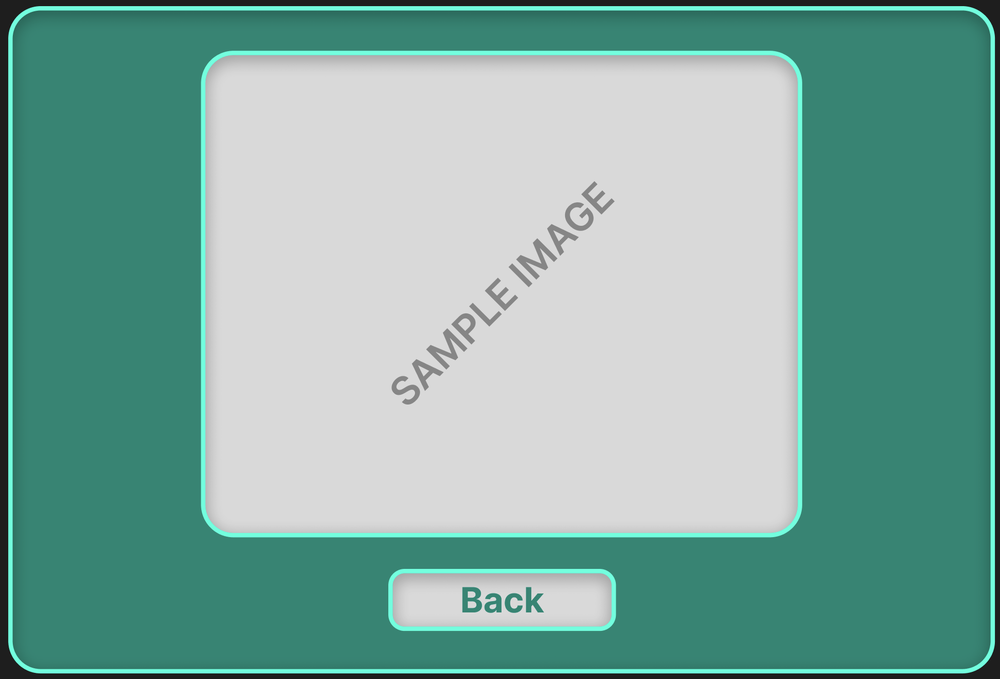
#> input picture designs/scan_cam_image_taken.png, 1000 x 679 px, shrunk from 1952 x 1326 before the run
$ python -i ocr.py   (imports and definitions only)
#> lines starting #> are read from the running program, lines starting #| are printed output that depends on the picture; after the words box and inside, x2 and y2 are one past the last pixel; in counts of white or black regions, pixels touching at a corner belong together
### modules/faceDetect.py
import pathlib

import cv2
import numpy as np
from cv2 import Mat

cascade_path = (
    pathlib.Path(cv2.__file__).parent.absolute()
    / "data/haarcascade_frontalface_default.xml"
)

clf = cv2.CascadeClassifier(str(cascade_path))


class CV2Image(Mat):
    """A wrapper for cv2 images use for type hinting"""


def load_image(image_path: str = None, image_bytes: bytes = None) -> CV2Image:
    """Returns the image at the given path

    __Summary__

    This function uses the cv2.imread function to load an image.
    The function returns the image as a CV2Image.

    __Args__

    image_path: str
        The path to the image

    __Returns__

    CV2Image
        The image at the given path

    __Example__

    >>> load_image("image.jpg")
    <CV2Image>
    """
#> called with image_path = '../designs/scan_cam_image_taken.png'

    if not image_path and not image_bytes:
        raise ValueError("Either image_path or image_bytes must be provided")

    if image_bytes:
        if isinstance(image_bytes, str):
            image_bytes = image_bytes.encode()
        return cv2.imdecode(np.frombuffer(image_bytes, np.uint8), -1)

    return cv2.imread(image_path)
#> returned value is the input picture: shape (679, 1000, 3); mean B, G, R 158.4, 168, 125.2


# [127 lines left out: functions draw_face_box, detect_face, is_same_person, not called in this run]

### modules/ocr.py
import cv2
import numpy as np
import pytesseract

from modules.faceDetect import load_image


def process_image(image_path_or_bytes) -> np.ndarray:
    """
    __Summary__

    Preprocess the image to improve the accuracy of the OCR

    __Arguments__

    * image_path (str): The path to the image to preprocess

    __Returns__

    * np.ndarray: The preprocessed image
    """

    # load the image
    if isinstance(image_path_or_bytes, bytes):
        img = load_image(image_bytes=image_path_or_bytes)
    else:
        img = load_image(image_path_or_bytes)

    # convert the image to grayscale
    gray = cv2.cvtColor(img, cv2.COLOR_BGR2GRAY)
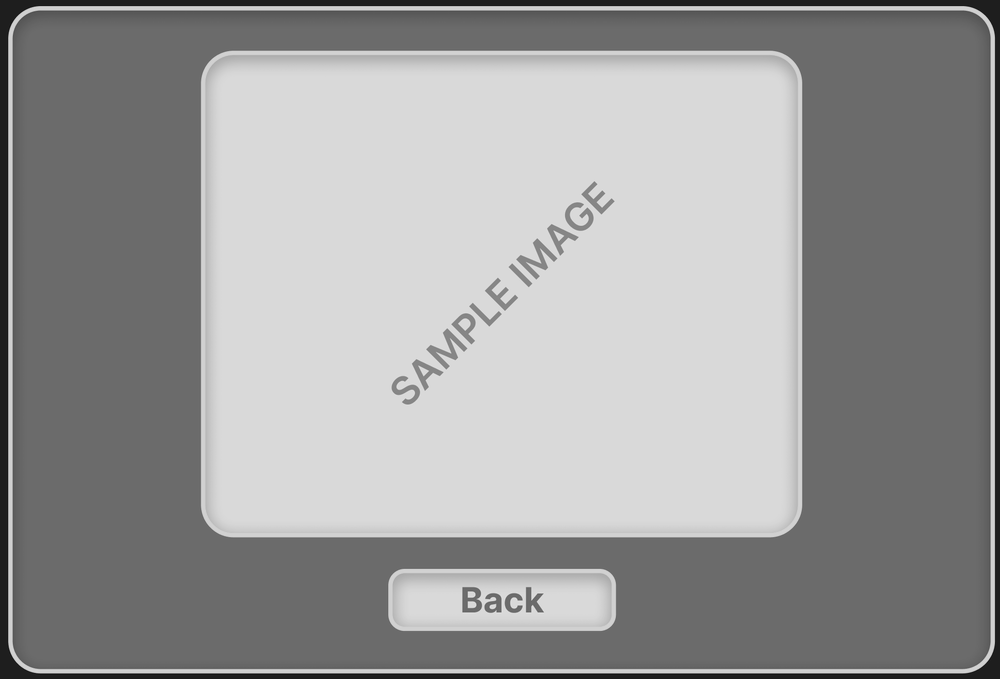
#> gray: shape (679, 1000); min 17, max 231, mean 153.9

    # apply image thresholding to enhance the contrast of the text
    threshold_result = cv2.adaptiveThreshold(
        gray, 255, cv2.ADAPTIVE_THRESH_GAUSSIAN_C, cv2.THRESH_BINARY_INV, 11, 2
    )
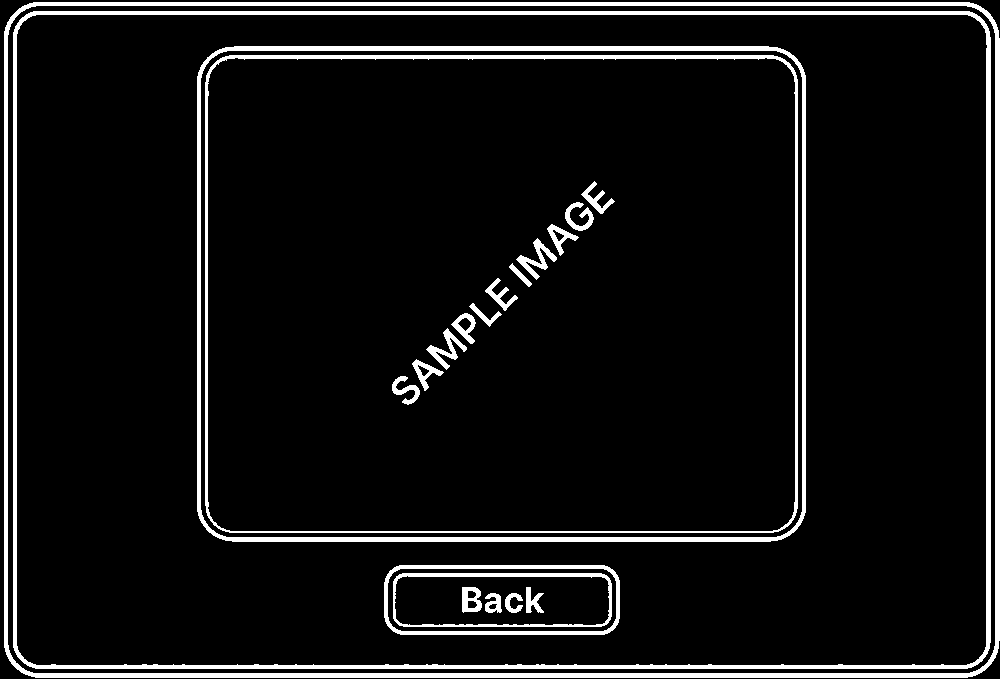
#> threshold_result: shape (679, 1000); 7.8% white; 21 white regions, largest, box (x1, y1, x2, y2) and area: (4, 2, 1000, 678) 14697, (13, 11, 991, 669) 13588, (197, 46, 806, 542) 9631

    try:
        _, img_threshold = threshold_result
    except ValueError:
        img_threshold = threshold_result

    # apply image sharpening to improve the clarity of the text
    kernel = np.array([[-1, -1, -1], [-1, 9, -1], [-1, -1, -1]])

    # apply noise removal to eliminate any unwanted elements from the image
    sharp = cv2.filter2D(img_threshold, -1, kernel)

    # save the preprocessed image
    denosied = cv2.fastNlMeansDenoising(sharp, None, 10, 7, 21)

    # save the preprocessed image
    cv2.imwrite("picture_preprocessed.jpg", denosied)
    return denosied


def read_text(image_path_or_bytes) -> list[str]:
    """
    __Summary__

    Read the text from the preprocessed image

    __Arguments__

    * image_path (str): The path to the preprocessed image

    __Returns__

    * list[str]: The text from the image
    """
    # use Tesseract to process the preprocessed image and extract the text
    text = pytesseract.image_to_string(image_path_or_bytes)
    return text

>>> result = process_image('../designs/scan_cam_image_taken.png')

$ run again, on designs/age_check_login.png
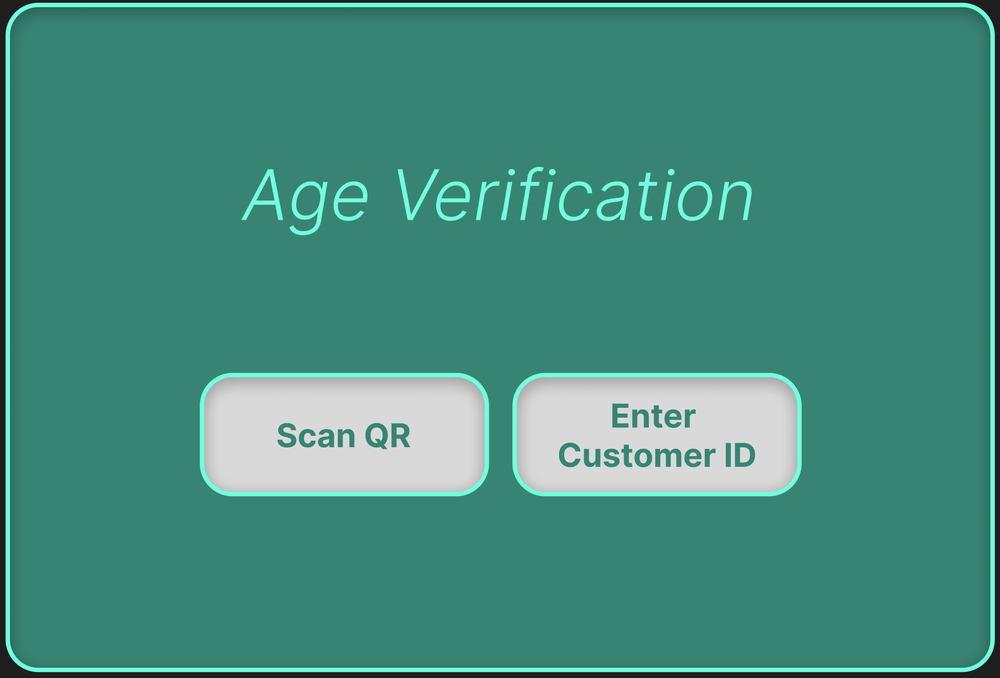
#> input picture designs/age_check_login.png, 1000 x 678 px, shrunk from 1948 x 1320 before the run
#> in load_image, returned value is the input picture: shape (678, 1000, 3); mean B, G, R 124.8, 140.4, 70.7
#> in process_image, `gray = cv2.cvtColor(img, cv2.COLOR_BGR2GRAY)`:
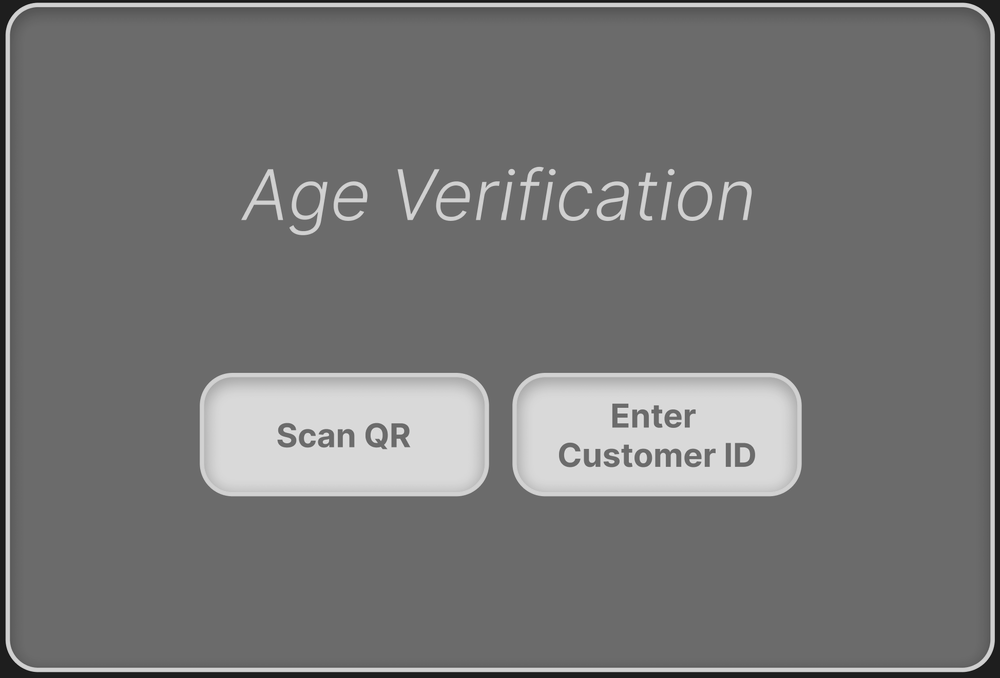
#> gray: shape (678, 1000); min 17, max 234, mean 117.5
#> in process_image, `threshold_result = cv2.adaptiveThreshold( gray, 255, cv2.ADAPTIVE_THRE..`:
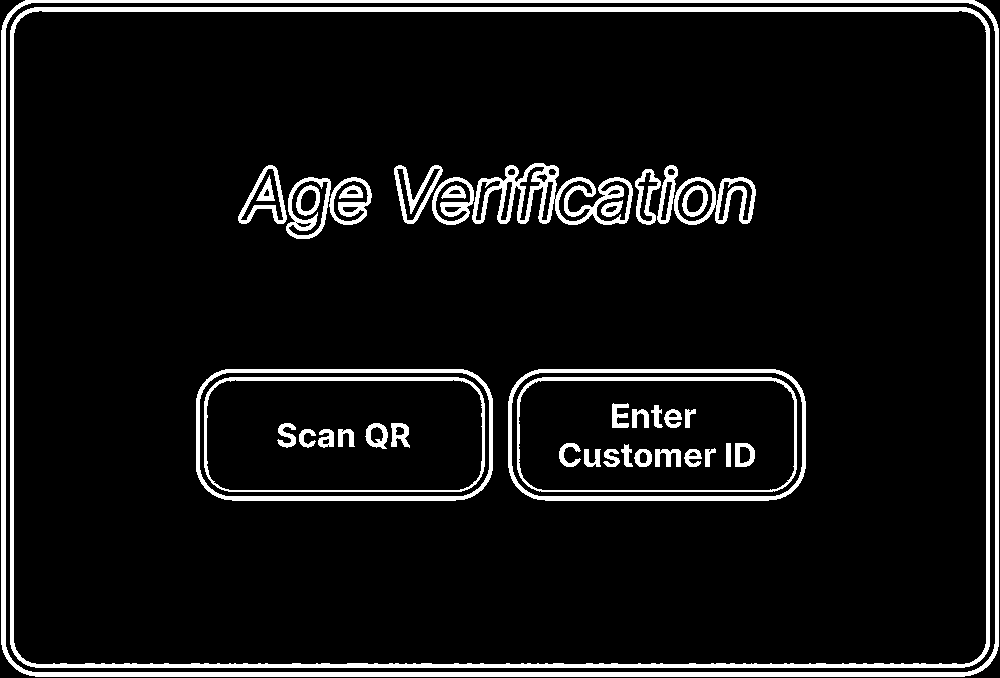
#> threshold_result: shape (678, 1000); 8.2% white; 42 white regions, largest, box (x1, y1, x2, y2) and area: (10, 7, 990, 668) 14172, (1, 0, 999, 677) 13795, (472, 163, 633, 225) 3721

$ run again, on designs/customer_id_age_check.png
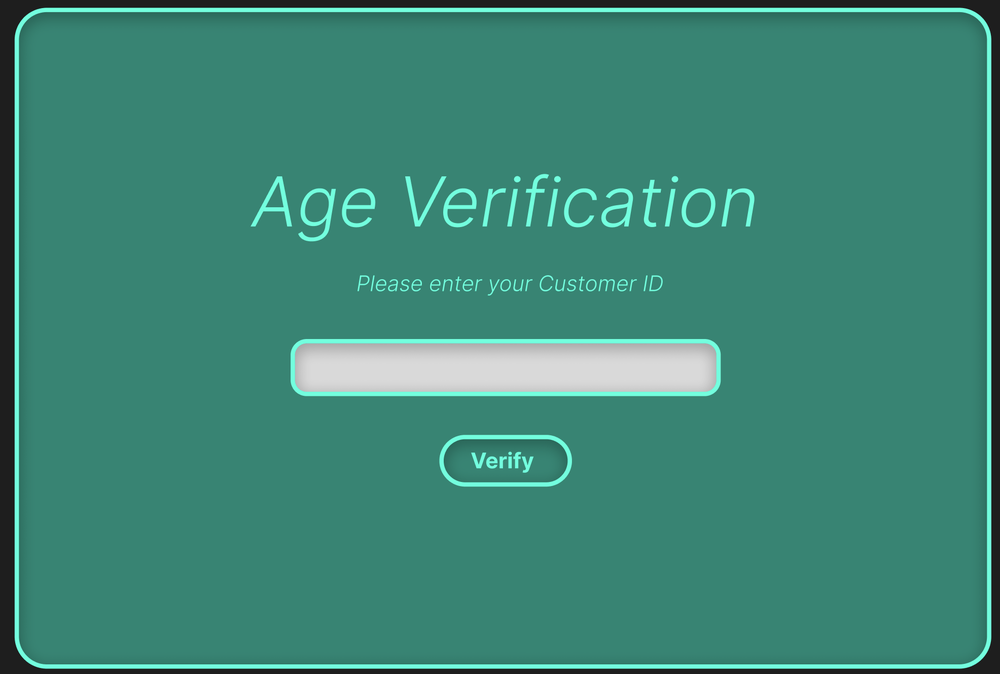
#> input picture designs/customer_id_age_check.png, 1000 x 674 px, shrunk from 1972 x 1330 before the run
#> in load_image, returned value is the input picture: shape (674, 1000, 3); mean B, G, R 117.6, 133.7, 61.3
#> in process_image, `gray = cv2.cvtColor(img, cv2.COLOR_BGR2GRAY)`:
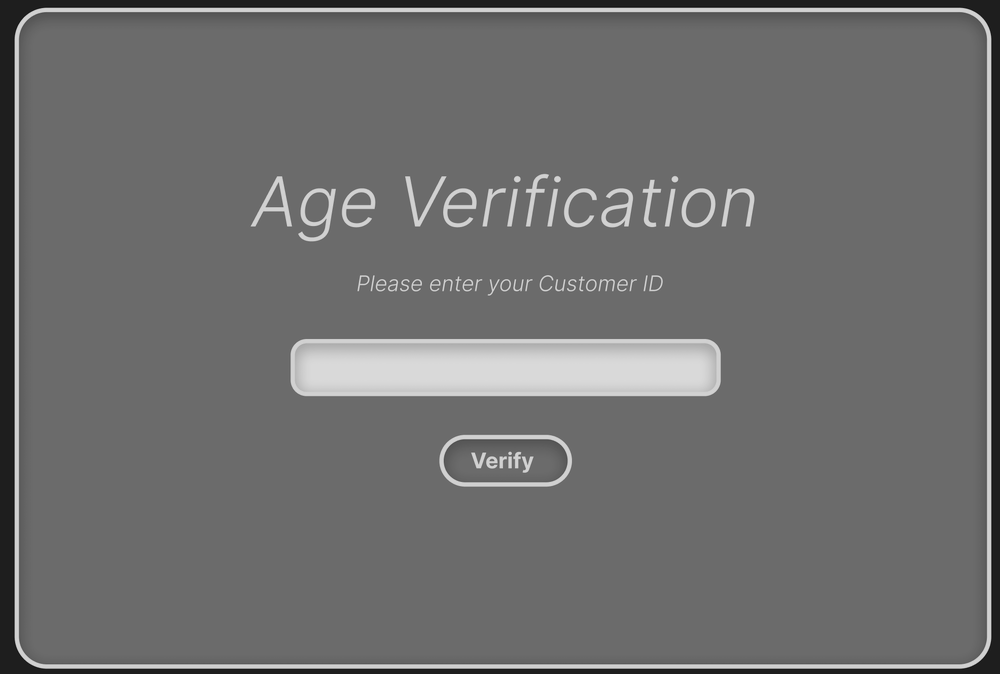
#> gray: shape (674, 1000); min 17, max 217, mean 110
#> in process_image, `threshold_result = cv2.adaptiveThreshold( gray, 255, cv2.ADAPTIVE_THRE..`:
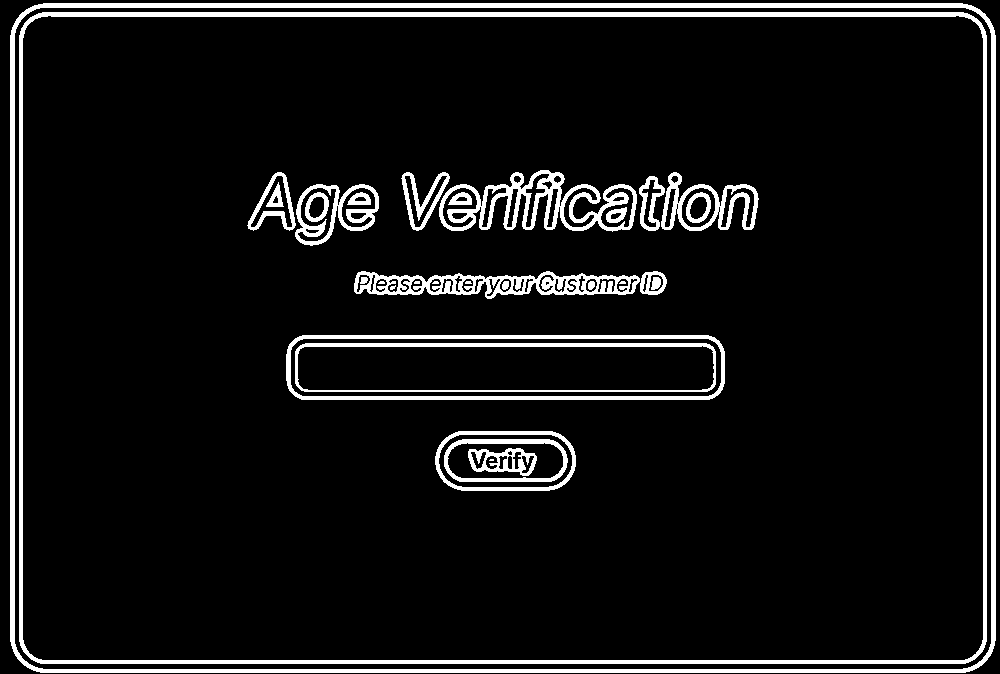
#> threshold_result: shape (674, 1000); 8.1% white; 32 white regions (7 under 20 px), largest, box (x1, y1, x2, y2) and area: (10, 3, 996, 673) 15158, (19, 12, 987, 664) 13673, (439, 170, 637, 232) 4388
